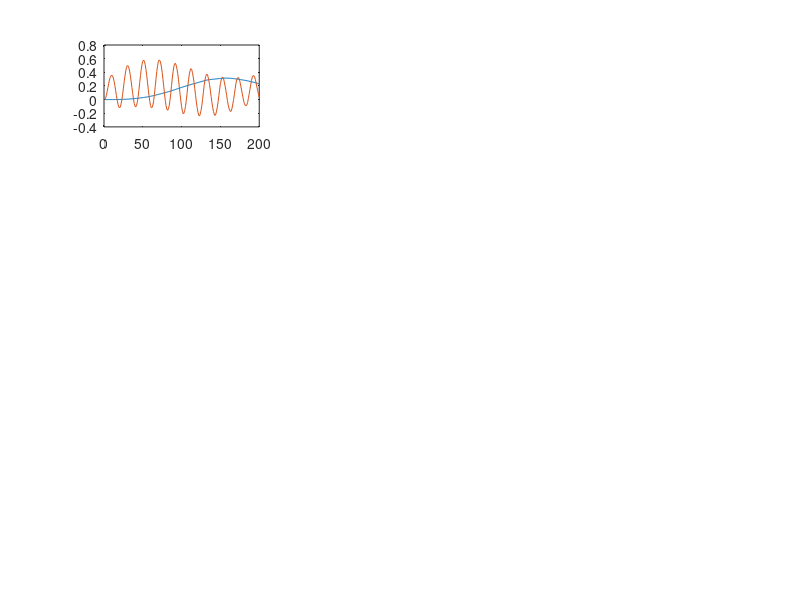
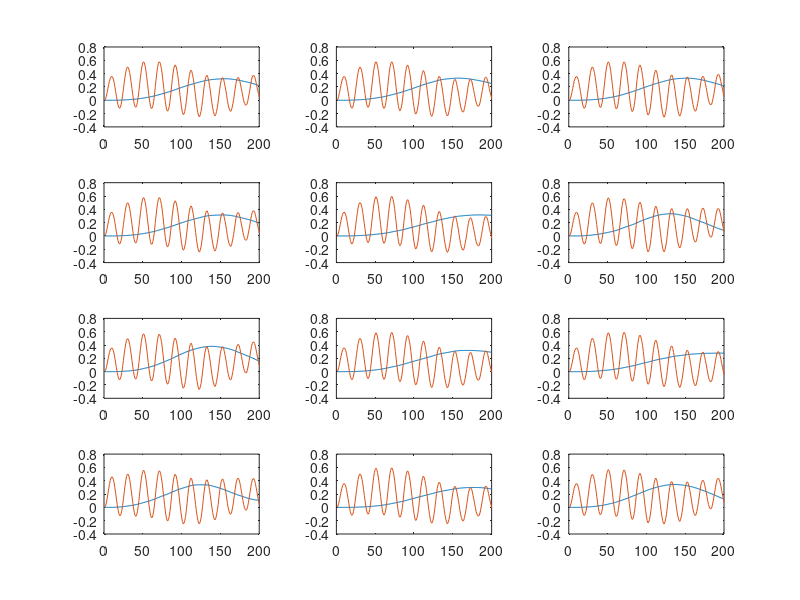
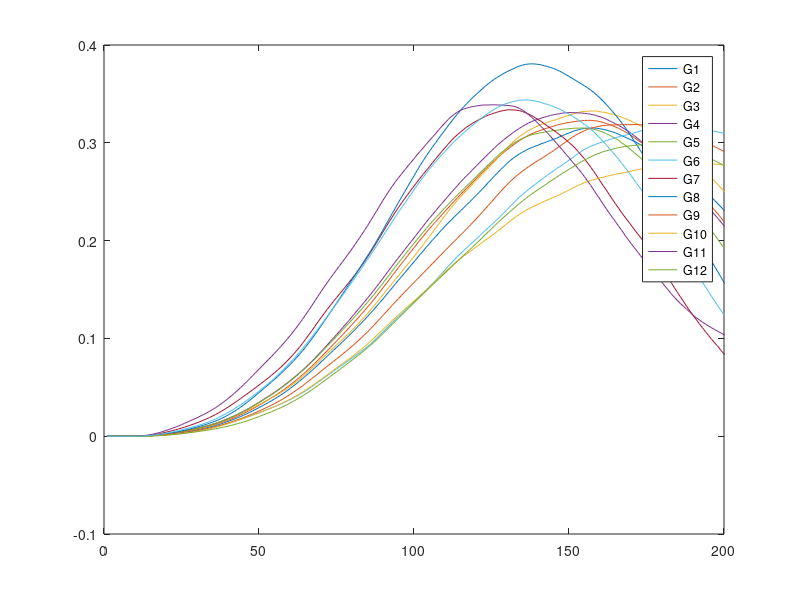
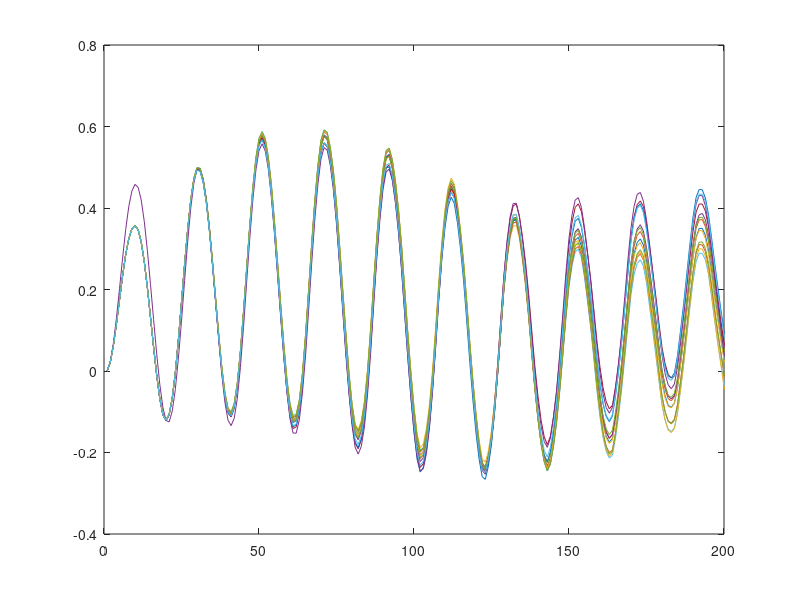

Here is the MATLAB script that generated these plots, in order:
clc
clear
load('InnerTube_OuterTube_X_X.mat')
%% 13张图
% figure;
% x = 1:201;
% subplot(4,5,3);
% plot(x,data0(:,1),x,data0(:,2));
% xlim([0 200]); % 设置X轴的范围
% subplot(4,5,6);
% plot(x,data1(:,1),x,data1(:,2));
% xlim([0 200]); % 设置X轴的范围
% subplot(4,5,7);
% plot(x,data2(:,1),x,data2(:,2));
% xlim([0 200]); % 设置X轴的范围
% subplot(4,5,9);
% plot(x,data3(:,1),x,data3(:,2));
% xlim([0 200]); % 设置X轴的范围
% subplot(4,5,10);
% plot(x,data4(:,1),x,data4(:,2));
% xlim([0 200]); % 设置X轴的范围
% subplot(4,5,11);
% plot(x,data5(:,1),x,data5(:,2));
% xlim([0 200]); % 设置X轴的范围
% subplot(4,5,12);
% plot(x,data6(:,1),x,data6(:,2));
% xlim([0 200]); % 设置X轴的范围
% subplot(4,5,14);
% plot(x,data7(:,1),x,data7(:,2));
% xlim([0 200]); % 设置X轴的范围
% subplot(4,5,15);
% plot(x,data8(:,1),x,data8(:,2));
% xlim([0 200]); % 设置X轴的范围
% subplot(4,5,16);
% plot(x,data9(:,1),x,data9(:,2));
% xlim([0 200]); % 设置X轴的范围
% subplot(4,5,17);
% plot(x,data10(:,1),x,data10(:,2));
% xlim([0 200]); % 设置X轴的范围
% subplot(4,5,19);
% plot(x,data11(:,1),x,data11(:,2));
% xlim([0 200]); % 设置X轴的范围
% subplot(4,5,20);
% plot(x,data12(:,1),x,data12(:,2));
% xlim([0 200]); % 设置X轴的范围

figure;
x = 1:201;
subplot(4,3,1);
plot(x,data0(:,1),x,data0(:,2));
xlim([0 200]); % 设置X轴的范围
% xlabel('Time / s');
% ylabel('Displacement / mm');
figure;
subplot(4,3,1);
plot(x,data1(:,1),x,data1(:,2));
xlim([0 200]); % 设置X轴的范围
% xlabel('Time / s');
% ylabel('Displacement / mm');
subplot(4,3,2);
plot(x,data2(:,1),x,data2(:,2));
xlim([0 200]); % 设置X轴的范围
% xlabel('Time / s');
% ylabel('Displacement / mm');
subplot(4,3,3);
plot(x,data3(:,1),x,data3(:,2));
xlim([0 200]); % 设置X轴的范围
% xlabel('Time / s');
% ylabel('Displacement / mm');
subplot(4,3,4);
plot(x,data4(:,1),x,data4(:,2));
xlim([0 200]); % 设置X轴的范围
% xlabel('Time / s');
% ylabel('Displacement / mm');
subplot(4,3,5);
plot(x,data5(:,1),x,data5(:,2));
xlim([0 200]); % 设置X轴的范围
% xlabel('Time / s');
% ylabel('Displacement / mm');
subplot(4,3,6);
plot(x,data6(:,1),x,data6(:,2));
xlim([0 200]); % 设置X轴的范围
% xlabel('Time / s');
% ylabel('Displacement / mm');
subplot(4,3,7);
plot(x,data7(:,1),x,data7(:,2));
xlim([0 200]); % 设置X轴的范围
% xlabel('Time / s');
% ylabel('Displacement / mm');
subplot(4,3,8);
plot(x,data8(:,1),x,data8(:,2));
xlim([0 200]); % 设置X轴的范围
% xlabel('Time / s');
% ylabel('Displacement / mm');
subplot(4,3,9);
plot(x,data9(:,1),x,data9(:,2));
xlim([0 200]); % 设置X轴的范围
% xlabel('Time / s');
% ylabel('Displacement / mm');
subplot(4,3,10);
plot(x,data10(:,1),x,data10(:,2));
xlim([0 200]); % 设置X轴的范围
% xlabel('Time / s');
% ylabel('Displacement / mm');
subplot(4,3,11);
plot(x,data11(:,1),x,data11(:,2));
xlim([0 200]); % 设置X轴的范围
% xlabel('Time / s');
% ylabel('Displacement / mm');
subplot(4,3,12);
plot(x,data12(:,1),x,data12(:,2));
xlim([0 200]); % 设置X轴的范围
% xlabel('Time / s');
% ylabel('Displacement / mm');

%% 13条内管的振动曲线
figure;
plot(x,data0(:,1));
hold on
plot(x,data1(:,1));
hold on
plot(x,data2(:,1));
hold on
plot(x,data3(:,1));
hold on
plot(x,data4(:,1));
hold on
plot(x,data5(:,1));
hold on
plot(x,data6(:,1));
hold on
plot(x,data7(:,1));
hold on
plot(x,data8(:,1));
hold on
plot(x,data9(:,1));
hold on
plot(x,data10(:,1));
hold on
plot(x,data11(:,1));
hold on
plot(x,data12(:,1));
xlim([0 200]); % 设置X轴的范围
legend('G1','G2','G3','G4','G5','G6','G7','G8','G9','G10','G11','G12');


%% 13条外管的振动曲线
figure;
plot(x,data0(:,2));
hold on
plot(x,data1(:,2));
hold on
plot(x,data2(:,2));
hold on
plot(x,data3(:,2));
hold on
plot(x,data4(:,2));
hold on
plot(x,data5(:,2));
hold on
plot(x,data6(:,2));
hold on
plot(x,data7(:,2));
hold on
plot(x,data8(:,2));
hold on
plot(x,data9(:,2));
hold on
plot(x,data10(:,2));
hold on
plot(x,data11(:,2));
hold on
plot(x,data12(:,2));
xlim([0 200]); % 设置X轴的范围

%% 12个内管振动幅值变化率/相位变化率/频率变化
data = [data0(:,1),data1(:,1),data2(:,1),data3(:,1),data4(:,1),data5(:,1),data6(:,1),data7(:,1),data8(:,1),data9(:,1),data10(:,1),data11(:,1),data12(:,1)];
[maxValues,p1] = max(data);
rate_amplitude = maxValues ./ maxValues(1);
rate_amplitude(1) = [];
rate_amplitude = rate_amplitude'; %幅值变化率

rate_phase = p1 ./ p1(1);
rate_phase(1) = [];
rate_phase = rate_phase'; %相位变化率

[minValues,p2] = min(data);
frequency = p1 - p2;
rate_frequency = frequency ./ frequency(1);
rate_frequency(1) = []; 
rate_frequency = rate_frequency';%频率变化率

T1=[data0(:,1),data1(:,1),data2(:,1),data3(:,1),data4(:,1),data5(:,1),data6(:,1),data7(:,1),data8(:,1),data9(:,1),data10(:,1),data11(:,1),data12(:,1)];
T2=[data0(:,2),data1(:,2),data2(:,2),data3(:,2),data4(:,2),data5(:,2),data6(:,2),data7(:,2),data8(:,2),data9(:,2),data10(:,2),data11(:,2),data12(:,2)];